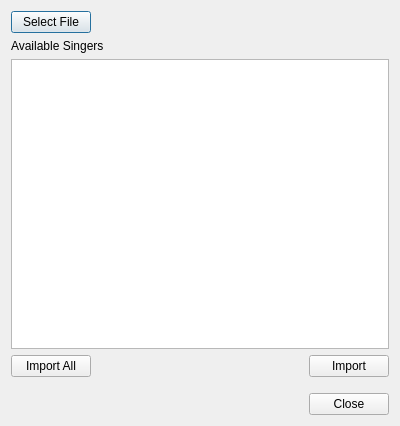
<?xml version="1.0" encoding="UTF-8"?>
<ui version="4.0">
 <class>RegularImportDialog</class>
 <widget class="QDialog" name="RegularImportDialog">
  <property name="geometry">
   <rect>
    <x>0</x>
    <y>0</y>
    <width>400</width>
    <height>426</height>
   </rect>
  </property>
  <property name="windowTitle">
   <string>Regular Singer Import</string>
  </property>
  <layout class="QVBoxLayout" name="verticalLayout">
   <item>
    <layout class="QHBoxLayout" name="horizontalLayout_3">
     <property name="topMargin">
      <number>0</number>
     </property>
     <item>
      <widget class="QPushButton" name="pushButtonSelectFile">
       <property name="text">
        <string>Select File</string>
       </property>
      </widget>
     </item>
     <item>
      <spacer name="horizontalSpacer_3">
       <property name="orientation">
        <enum>Qt::Horizontal</enum>
       </property>
       <property name="sizeHint" stdset="0">
        <size>
         <width>40</width>
         <height>20</height>
        </size>
       </property>
      </spacer>
     </item>
    </layout>
   </item>
   <item>
    <widget class="QLabel" name="label">
     <property name="text">
      <string>Available Singers</string>
     </property>
    </widget>
   </item>
   <item>
    <widget class="QListWidget" name="listWidgetRegulars">
     <property name="editTriggers">
      <set>QAbstractItemView::NoEditTriggers</set>
     </property>
     <property name="showDropIndicator" stdset="0">
      <bool>false</bool>
     </property>
     <property name="alternatingRowColors">
      <bool>true</bool>
     </property>
     <property name="selectionMode">
      <enum>QAbstractItemView::MultiSelection</enum>
     </property>
    </widget>
   </item>
   <item>
    <layout class="QHBoxLayout" name="horizontalLayout">
     <item>
      <widget class="QPushButton" name="pushButtonImportAll">
       <property name="text">
        <string>Import All</string>
       </property>
      </widget>
     </item>
     <item>
      <spacer name="horizontalSpacer">
       <property name="orientation">
        <enum>Qt::Horizontal</enum>
       </property>
       <property name="sizeHint" stdset="0">
        <size>
         <width>40</width>
         <height>20</height>
        </size>
       </property>
      </spacer>
     </item>
     <item>
      <widget class="QPushButton" name="pushButtonImport">
       <property name="text">
        <string>Import</string>
       </property>
      </widget>
     </item>
    </layout>
   </item>
   <item>
    <spacer name="verticalSpacer">
     <property name="orientation">
      <enum>Qt::Vertical</enum>
     </property>
     <property name="sizeType">
      <enum>QSizePolicy::Fixed</enum>
     </property>
     <property name="sizeHint" stdset="0">
      <size>
       <width>20</width>
       <height>10</height>
      </size>
     </property>
    </spacer>
   </item>
   <item>
    <layout class="QHBoxLayout" name="horizontalLayout_2">
     <item>
      <spacer name="horizontalSpacer_2">
       <property name="orientation">
        <enum>Qt::Horizontal</enum>
       </property>
       <property name="sizeHint" stdset="0">
        <size>
         <width>40</width>
         <height>20</height>
        </size>
       </property>
      </spacer>
     </item>
     <item>
      <widget class="QPushButton" name="pushButtonClose">
       <property name="text">
        <string>Close</string>
       </property>
      </widget>
     </item>
    </layout>
   </item>
  </layout>
 </widget>
 <resources/>
 <connections/>
</ui>
